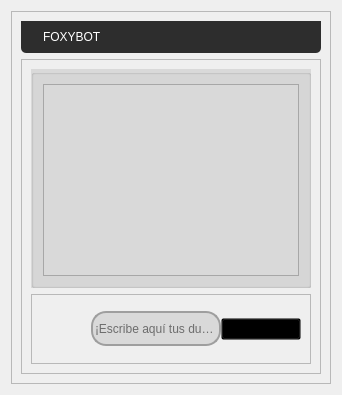
            <widget class="QWidget" name="page_chat">
             <layout class="QVBoxLayout" name="verticalLayout">
              <item>
               <widget class="QFrame" name="frame_2">
                <property name="styleSheet">
                 <string notr="true"/>
                </property>
                <property name="frameShape">
                 <enum>QFrame::StyledPanel</enum>
                </property>
                <property name="frameShadow">
                 <enum>QFrame::Raised</enum>
                </property>
                <layout class="QVBoxLayout" name="verticalLayout_4">
                 <item>
                  <widget class="QFrame" name="frame_11">
                   <property name="sizePolicy">
                    <sizepolicy hsizetype="Preferred" vsizetype="Preferred">
                     <horstretch>0</horstretch>
                     <verstretch>0</verstretch>
                    </sizepolicy>
                   </property>
                   <property name="styleSheet">
                    <string notr="true">background-color: rgb(45, 45, 45);
border-bottom-left-radius : 5px;
border-bottom-right-radius : 5px
</string>
                   </property>
                   <property name="frameShape">
                    <enum>QFrame::StyledPanel</enum>
                   </property>
                   <property name="frameShadow">
                    <enum>QFrame::Raised</enum>
                   </property>
                   <layout class="QVBoxLayout" name="verticalLayout_12">
                    <item>
                     <widget class="QLabel" name="label">
                      <property name="styleSheet">
                       <string notr="true">margin-left: 10px; 
font: 9pt &quot;MS Sans Serif&quot;;
background-color: rgb(45, 45, 45);</string>
                      </property>
                      <property name="text">
                       <string>&lt;html&gt;&lt;head/&gt;&lt;body&gt;&lt;p&gt;&lt;span style=&quot; color:#ffffff;&quot;&gt;FOXYBOT&lt;/span&gt;&lt;/p&gt;&lt;/body&gt;&lt;/html&gt;</string>
                      </property>
                     </widget>
                    </item>
                   </layout>
                  </widget>
                 </item>
                 <item>
                  <widget class="QFrame" name="frame_9">
                   <property name="frameShape">
                    <enum>QFrame::StyledPanel</enum>
                   </property>
                   <property name="frameShadow">
                    <enum>QFrame::Raised</enum>
                   </property>
                   <layout class="QVBoxLayout" name="verticalLayout_9">
                    <item>
                     <layout class="QVBoxLayout" name="verticalLayout_10">
                      <item>
                       <widget class="QGroupBox" name="groupBox">
                        <property name="styleSheet">
                         <string notr="true">background-color: rgb(217, 217, 217);</string>
                        </property>
                        <property name="title">
                         <string/>
                        </property>
                        <layout class="QVBoxLayout" name="verticalLayout_11">
                         <item>
                          <widget class="QListWidget" name="listWidget">
                           <property name="styleSheet">
                            <string notr="true"/>
                           </property>
                          </widget>
                         </item>
                        </layout>
                       </widget>
                      </item>
                     </layout>
                    </item>
                    <item>
                     <widget class="QFrame" name="frame_10">
                      <property name="maximumSize">
                       <size>
                        <width>16777215</width>
                        <height>70</height>
                       </size>
                      </property>
                      <property name="frameShape">
                       <enum>QFrame::StyledPanel</enum>
                      </property>
                      <property name="frameShadow">
                       <enum>QFrame::Raised</enum>
                      </property>
                      <layout class="QHBoxLayout" name="horizontalLayout_8">
                       <item>
                        <layout class="QHBoxLayout" name="horizontalLayout_9">
                         <property name="spacing">
                          <number>0</number>
                         </property>
                         <item>
                          <widget class="QLabel" name="label_5">
                           <property name="sizePolicy">
                            <sizepolicy hsizetype="Preferred" vsizetype="Preferred">
                             <horstretch>0</horstretch>
                             <verstretch>0</verstretch>
                            </sizepolicy>
                           </property>
                           <property name="minimumSize">
                            <size>
                             <width>50</width>
                             <height>50</height>
                            </size>
                           </property>
                           <property name="maximumSize">
                            <size>
                             <width>50</width>
                             <height>50</height>
                            </size>
                           </property>
                           <property name="contextMenuPolicy">
                            <enum>Qt::CustomContextMenu</enum>
                           </property>
                           <property name="styleSheet">
                            <string notr="true"/>
                           </property>
                           <property name="text">
                            <string/>
                           </property>
                           <property name="pixmap">
                            <pixmap>../../../../Downloads/icoUser.png</pixmap>
                           </property>
                           <property name="scaledContents">
                            <bool>true</bool>
                           </property>
                           <property name="wordWrap">
                            <bool>true</bool>
                           </property>
                          </widget>
                         </item>
                         <item>
                          <widget class="QLineEdit" name="lineEdit">
                           <property name="maximumSize">
                            <size>
                             <width>560</width>
                             <height>35</height>
                            </size>
                           </property>
                           <property name="styleSheet">
                            <string notr="true">QLineEdit{
	background-color: rgb(217, 217, 217);
	font: 9pt &quot;MS Sans Serif&quot;;
	border: 2px solid rgb(158, 158, 158);
	border-radius: 15px;
	
}</string>
                           </property>
                           <property name="placeholderText">
                            <string>¡Escribe aquí tus dudas!</string>
                           </property>
                          </widget>
                         </item>
                         <item>
                          <widget class="QPushButton" name="btn_enviar">
                           <property name="sizePolicy">
                            <sizepolicy hsizetype="Maximum" vsizetype="Fixed">
                             <horstretch>0</horstretch>
                             <verstretch>0</verstretch>
                            </sizepolicy>
                           </property>
                           <property name="cursor">
                            <cursorShape>PointingHandCursor</cursorShape>
                           </property>
                           <property name="styleSheet">
                            <string notr="true">QPushButton {
	
	
	background-color:transparent;
font: 9pt &quot;MS Sans Serif&quot;;

}
QPushButton:hover {
	background-color: rgb(250, 250, 250);
}


</string>
                           </property>
                           <property name="text">
                            <string>Enviar</string>
                           </property>
                           <property name="icon">
                            <iconset>
                             <normaloff>../../../.designer/img/botonSend.jpg</normaloff>../../../.designer/img/botonSend.jpg</iconset>
                           </property>
                          </widget>
                         </item>
                        </layout>
                       </item>
                      </layout>
                     </widget>
                    </item>
                   </layout>
                  </widget>
                 </item>
                </layout>
               </widget>
              </item>
             </layout>
            </widget>
